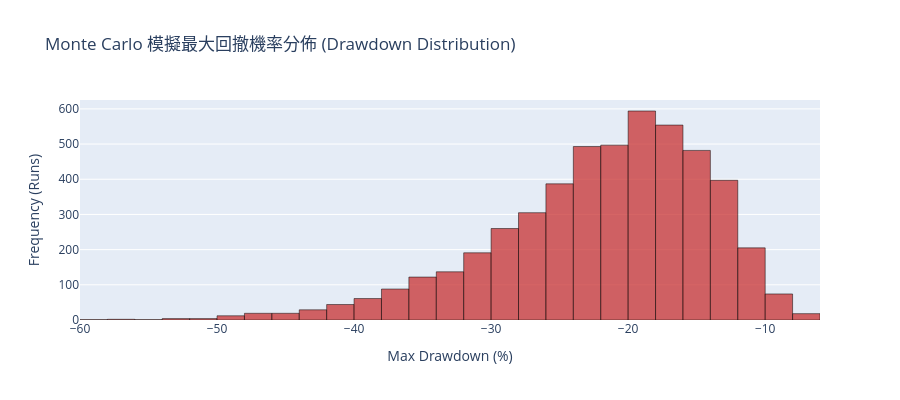

The notebook cell this image was saved under:
### Code cell
# Cell 7: 可重現 Monte Carlo 風險模擬分析
mc_runs = 5000
mc_trades = 50
mc_seed = 42

mc_results = rm.run_monte_carlo(runs=mc_runs, num_trades=mc_trades, seed=mc_seed)
percentiles = mc_results["percentiles"]

print(f"=== Monte Carlo {mc_runs} 次模擬最大回撤分位數報告 ===")
for pct, val in percentiles.items():
    print(f"{pct:20s}: {val * 100:.2f}%")

# 繪製最大回撤發生機率分佈直方圖
fig_mc = go.Figure()
fig_mc.add_trace(go.Histogram(
    x=mc_results["drawdowns"] * 100,
    nbinsx=50,
    marker=dict(
        color='rgba(200, 50, 50, 0.75)',
        line=dict(color='black', width=0.5)
    )
))
fig_mc.update_layout(title='Monte Carlo 模擬最大回撤機率分佈 (Drawdown Distribution)', xaxis_title='Max Drawdown (%)', yaxis_title='Frequency (Runs)', height=400)
fig_mc.show()

### Figure 1 — Plotly figure (JSON) as saved in the notebook; plotly's stock layout.template omitted (floating-point values rounded to 4 significant figures; data arrays with more than 128 entries replaced by an {"elided": "..."} marker saying what was removed)
{"data": [{"marker": {"color": "rgba(200, 50, 50, 0.75)", "line": {"color": "black", "width": 0.5}}, "nbinsx": 50, "type": "histogram", "x": {"elided": "5000 float values"}}], "layout": {"height": 400, "title": {"text": "Monte Carlo 模擬最大回撤機率分佈 (Drawdown Distribution)"}, "xaxis": {"title": {"text": "Max Drawdown (%)"}}, "yaxis": {"title": {"text": "Frequency (Runs)"}}}}
